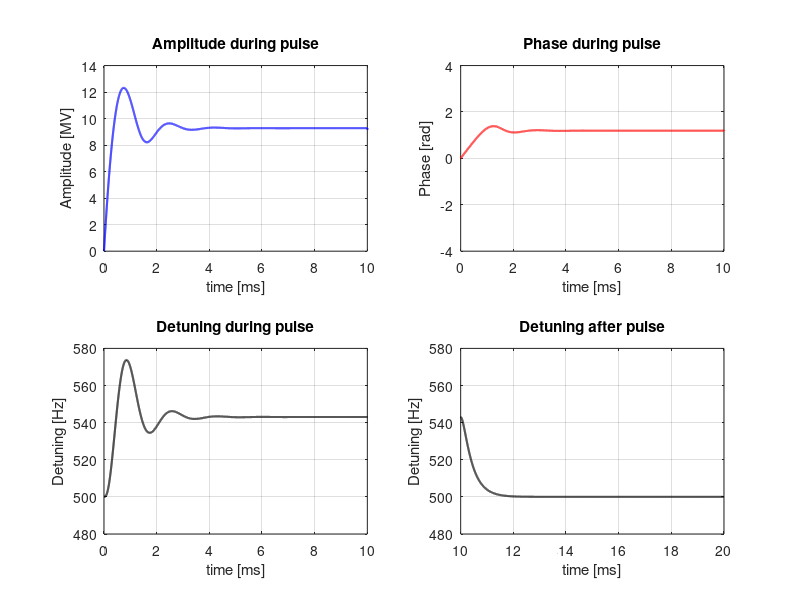

The MATLAB script that drew this image: (Note: this script raises an error after producing the figure.)
%% Fig. 3.1-3: Electromechanical Cavity Model Simulation (Corrected with Proper R_L)
clear; clc; close all;

% --- 1. Physical & model constants from Table 3.1-1 ---
rho      = 520;                      % Ohm (shunt impedance)
QL       = 3e6;                      % Loaded Q
Rl       = rho / (4 * QL);           % Correct loaded shunt impedance [Ohm]
vc       = 25;                       % MV (desired steady-state voltage)
k_vec    = [0.1, 0.1, 0.1, 0.5];      % Hz/(MV)^2 (4 modes)
df0_Hz   = sum(k_vec .* vc^2);       % Predetuning in Hz to cancel Lorentz pull
Dw0      = 2 * pi * df0_Hz;          % rad/s

% Mechanical mode properties
f_mech   = [235, 290, 450];          % Hz
Q_mech   = [100, 100, 100];
tau4     = 0.1e-3;                   % s (1st-order mode)

% Derived current for steady-state
ig       = vc * 1e6 / (2 * Rl);       % in A

% --- 2. Discretization ---
T        = 1e-6;                     % s
T_ms     = T * 1e3;
t_total  = 20e-3;                   % 20 ms
N        = round(t_total / T);
n        = (0:N)';
t_ms     = n * T * 1e3;

% Input current pulse (10 ms on, then off)
ig_n     = ig * ones(size(n));
ig_n(t_ms > 10) = 0;

% --- 3. Preallocate ---
v        = zeros(size(n));           % complex voltage [V]
ampl     = zeros(size(n));           % [MV]
phase    = zeros(size(n));           % [rad]
detHz    = zeros(size(n));           % [Hz]

% Mechanical states: 3 second-order + 1 first-order
dw4      = zeros(size(n));           % mode 4 (1st order)
W2       = zeros(2, 3, N+1);          % modes 1-3: [pos; vel] per mode

% Build system matrices for each mode
Am = zeros(2,2,3);
Bm = zeros(2,3);
for m = 1:3
    wm = 2 * pi * f_mech(m);
    qm = Q_mech(m);
    Am(:,:,m) = [0 1; -wm^2, -wm/qm];
    Bm(:,m)   = [0; -2*pi * k_vec(m)];
end
b4 = 2 * pi * k_vec(4) / tau4;

% --- 4. Simulation Loop ---
for k = 1:N
    % Detuning computation
    Dw = Dw0 + sum(W2(1,:,k)) + dw4(k);
    detHz(k) = Dw / (2*pi);

    % Electrical forward-Euler update
    Ae = 2 * pi * 217 - 1i * Dw;  % omega_h - j*Dw
    dv = -Ae * v(k) + 2 * Rl * 2 * pi * 217 * ig_n(k);
    v(k+1) = v(k) + T * dv;

    % Record amplitude & phase
    ampl(k)  = abs(v(k)) / 1e6;   % MV
    phase(k) = angle(v(k));

    % Voltage squared (in MV^2)
    v2 = ampl(k)^2;

    % Mechanical updates
    for m = 1:3
        x = W2(:,m,k);
        W2(:,m,k+1) = x + T * (Am(:,:,m) * x + Bm(:,m) * v2);
    end
    dw4(k+1) = dw4(k) + T * (-dw4(k) / tau4 + b4 * v2);
end

% Trim trailing point
ampl(end) = []; phase(end) = []; detHz(end) = []; t_ms(end) = [];

% --- 5. Plotting ---
figure('Position',[100 100 1000 600]);

subplot(2,2,1);
plot(t_ms, ampl, 'b', 'LineWidth', 1.5);
xlabel('time [ms]'); ylabel('Amplitude [MV]');
title('Amplitude during pulse'); xlim([0 10]); grid on;

subplot(2,2,2);
plot(t_ms, phase, 'r', 'LineWidth', 1.5);
xlabel('time [ms]'); ylabel('Phase [rad]');
title('Phase during pulse'); xlim([0 10]); grid on;

subplot(2,2,3);
plot(t_ms, detHz, 'k', 'LineWidth', 1.5);
xlabel('time [ms]'); ylabel('Detuning [Hz]');
title('Detuning during pulse'); xlim([0 10]); grid on;

subplot(2,2,4);
plot(t_ms, detHz, 'k', 'LineWidth', 1.5);
xlabel('time [ms]'); ylabel('Detuning [Hz]');
title('Detuning after pulse'); xlim([10 20]); grid on;

sgtitle('Electromechanical Cavity Model Response (Corrected)', 'FontSize', 14);
